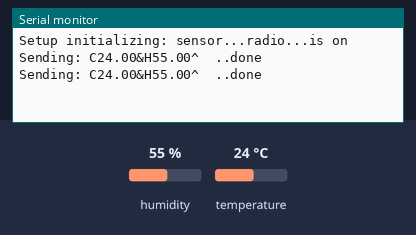
Simulated run of this sketch. Board: Arduino Uno, built with avr-gcc and run on an emulated ATmega328P. Shown: the last lines printed to the serial monitor. The inputs (shaded band) are chosen by the test bench; at power-on: humidity 55 %, temperature 24 °C. No radio packets arrive unless stated.

Above: at 5.8 s.
5.9 s: humidity set to 22 %
At 10.7 s:
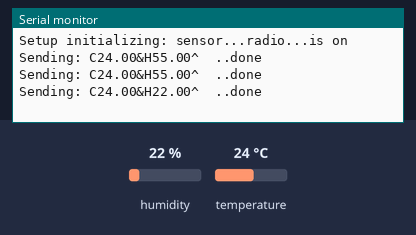
11.9 s: temperature set to 12 °C
At 16.0 s:
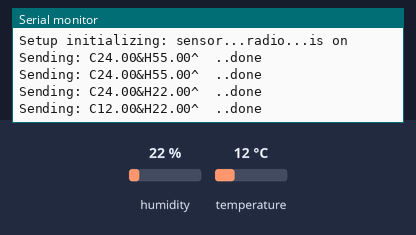
17.9 s: humidity set to 40 %
At 21.2 s:
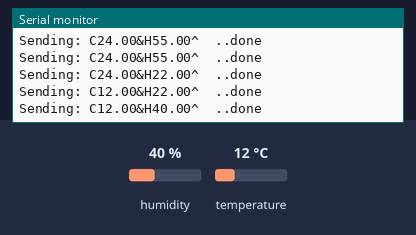
Timing chart, 0 to 22.7 s (numbered marks = the images above; inputs shaded):
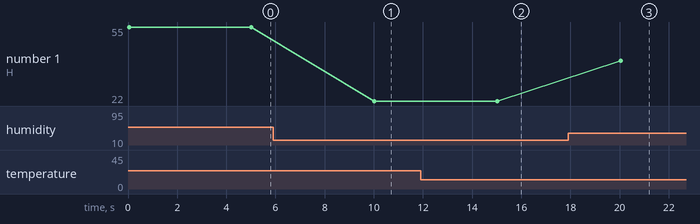

Measured:
- after the input at 5.9 s, the serial monitor: prints a new line after 4.1 s (image 1)
- after the input at 11.9 s, the serial monitor: prints a new line after 3.1 s (image 2)
- after the input at 17.9 s, the serial monitor: prints a new line after 2.1 s (image 3)
- plotted number 1: 55 → 22 after the input at 5.9 s, 22 → 40 after the input at 17.9 s

The sketch:

tem_hum_nrf.ino
```cpp
// nRF24 radijai
#include <SPI.h>
#include "RF24.h"

// temperaturos davikliui
#include <Adafruit_Sensor.h>
#include <DHT.h>
#include <DHT_U.h>

#define DHTPIN 7     // temperaturos ir dregmes sensorius
#define DHTTYPE    DHT11     // sensoriaus tipas. kazkodel turiu toki

const uint64_t pipe = 0xE0E0E0E0E1LL ;    // pipe address same as sender i.e. raspberry pi

RF24 radio(9, 10) ;  // ce, csn pins
DHT_Unified dht(DHTPIN, DHTTYPE);

float t;
float h;

void setup() {
  Serial.begin(9600);
  while (!Serial) ;
  Serial.print("Setup initializing: ");
  Serial.print("sensor...");
  dht.begin();   // Initialize temperature sensor device.

  Serial.print("radio...");
  radio.begin();            // start radio at ce csn pin 9 and 10
  radio.setPALevel(RF24_PA_HIGH) ;   // set power level   RF24_PA_MIN, RF24_PA_LOW, RF24_PA_HIGH and RF24_PA_MAX
  radio.setChannel(0x76) ;            // set chanel at 76
  radio.setDataRate( RF24_1MBPS );
  radio.openReadingPipe(1, pipe) ;        // start reading pipe
  radio.enableDynamicPayloads() ;
  radio.powerUp() ;
  Serial.println("is on");
}

float  get_temp() {
  sensors_event_t event;
  dht.temperature().getEvent(&event);
  float rez=event.temperature;
  if (isnan(event.temperature)) {    rez = 999;   }
  return rez;
}
float  get_hum() {
  // Get humidity event and print its value.
  sensors_event_t event;
  dht.humidity().getEvent(&event);
  float rez=event.relative_humidity;
  if (isnan(event.relative_humidity)) {    rez = 999;  }
  return rez;
}
void print_output_serial (float  te, float  hu) {
  Serial.print(te); Serial.print("°C\t"); Serial.print(hu); Serial.println("%");
}

String to_string(float te, float hu) {
  String ste=String(te);  String shu=String(hu);  String rez=String("C" + ste + "&" + "H" + shu + "^");  return rez;
}


/////////////////////////////////////////////////////////////////////////////////
void loop() {
//   radio.startListening() ;        // start listening forever

  t=get_temp();
  h=get_hum();
 //  print_output_serial(t,h);
  String eile = to_string(t,h);

  Serial.print("Sending: ");
  Serial.print(eile);
  radio.write(&eile, sizeof(eile));
  Serial.println("  ..done");

  delay(5000);
}
```
